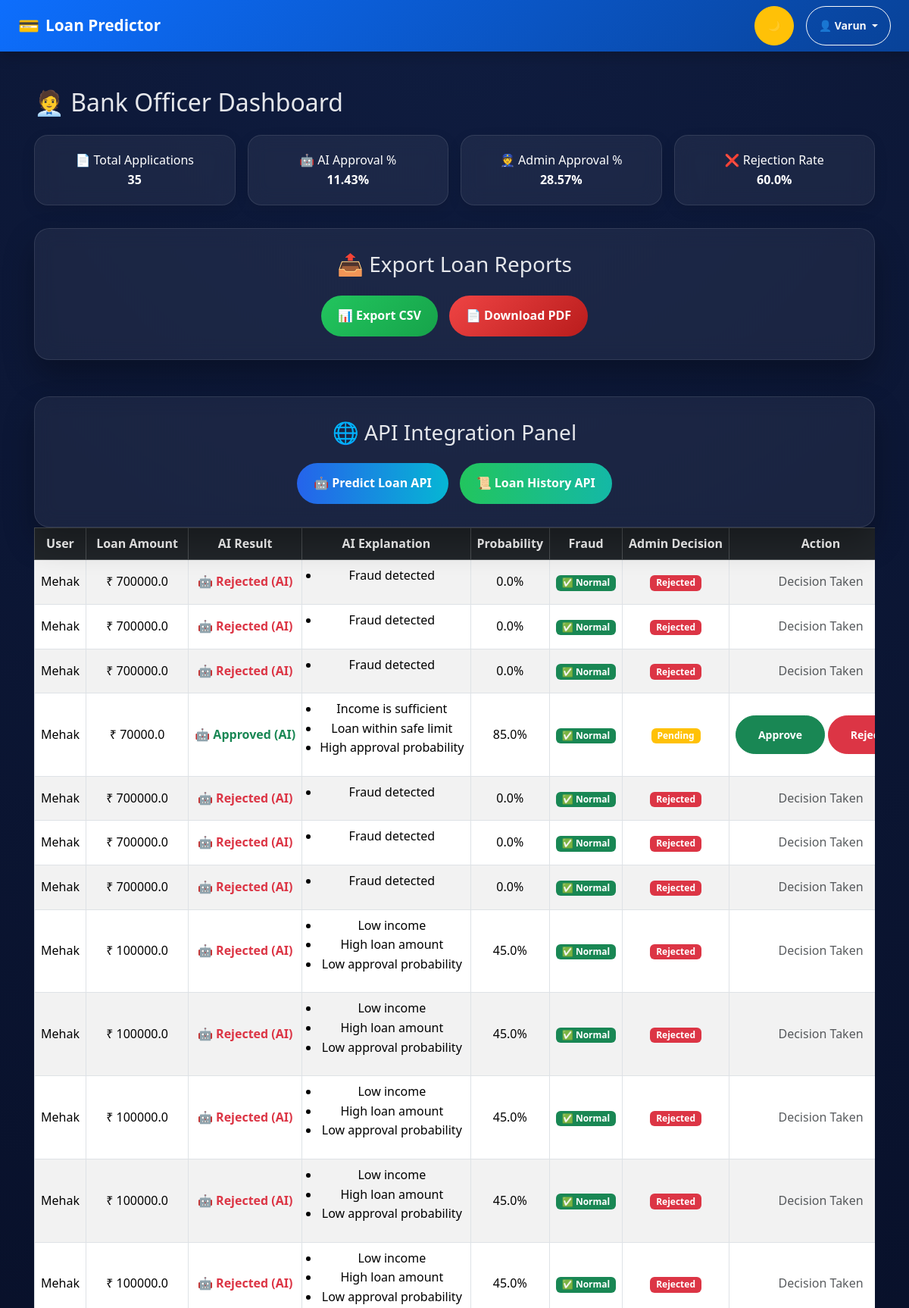
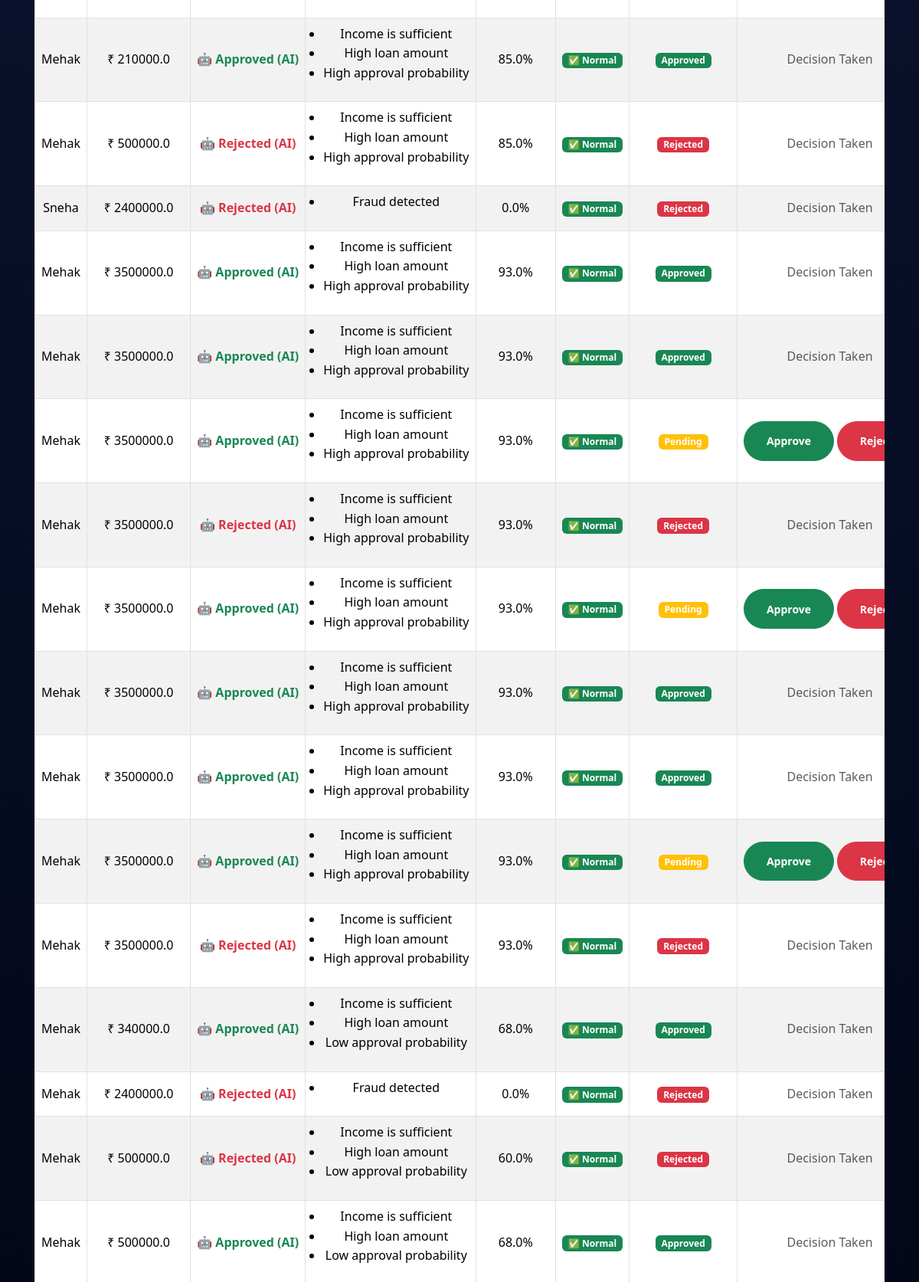
/admin-dashboard/ (signed in, upper part), run on the app's committed database (2 pictures, top to bottom).
### predictor/models.py (models this page shows, shortened)
class LoanApplication(models.Model):
    user = models.ForeignKey(User, on_delete=models.CASCADE, null=True, blank=True)
    ai_result = models.CharField(max_length=50)
    applicant_income = models.FloatField()
    coapplicant_income = models.FloatField(null=True, blank=True)
    loan_amount = models.FloatField()
    loan_term = models.IntegerField()
    credit_history = models.IntegerField()
    probability = models.FloatField()
    ai_explanation = models.TextField(null=True, blank=True)
    fraud_reason = models.TextField(null=True, blank=True)
    admin = models.ForeignKey(User, on_delete=models.SET_NULL, null=True, blank=True, related_name='approved_loans')
    admin_note = models.TextField(null=True, blank=True)
    STATUS_CHOICES = [
        ('PENDING', 'Pending'),
        ('AI_APPROVED', 'Approved by AI'),
        ('ADMIN_APPROVED', 'Approved by Admin'),
        ('REJECTED', 'Rejected'),
    ]
    status = models.CharField(max_length=20, choices=STATUS_CHOICES, default='PENDING')
    document = models.FileField(
        upload_to='documents/',
        blank=True,
        null=True
    )
    created_at = models.DateTimeField(auto_now_add=True)
    class Meta:
        indexes = [
            models.Index(fields=['user']),
            models.Index(fields=['status']),
            models.Index(fields=['created_at']),
        ]

### predictor/views.py (the view)
# urls.py: path('admin-dashboard/', views.admin_dashboard, name='admin_dashboard'),
@staff_member_required
def admin_dashboard(request):
    applications = LoanApplication.objects.all().order_by('-id')
    total = applications.count()
    ai_approved = applications.filter(
        status='AI_APPROVED'
    ).count()
    admin_approved = applications.filter(
        status='ADMIN_APPROVED'
    ).count()
    rejected = applications.filter(
        status='REJECTED'
    ).count()
    ai_percent = round(
        (ai_approved / total) * 100,
        2
    ) if total else 0
    admin_percent = round(
        (admin_approved / total) * 100,
        2
    ) if total else 0
    reject_percent = round(
        (rejected / total) * 100,
        2
    ) if total else 0
    fraud_cases = applications.filter(
        fraud_reason__isnull=False
    ).exclude(
        fraud_reason=""
    ).count()
    normal_cases = total - fraud_cases
    small_loans = applications.filter(
        loan_amount__lt=100000
    ).count()
    medium_loans = applications.filter(
        loan_amount__gte=100000,
        loan_amount__lt=500000
    ).count()
    large_loans = applications.filter(
        loan_amount__gte=500000
    ).count()
    last_7_days = []
    approvals = []
    for i in range(6, -1, -1):
        day = now().date() - timedelta(days=i)
        count = applications.filter(
            status='ADMIN_APPROVED',
            created_at__date=day
        ).count()
        last_7_days.append(
            day.strftime('%d %b')
        )
        approvals.append(count)
    for app in applications:
        if app.ai_explanation:
            app.explanation_list = (
                app.ai_explanation.split(" | ")
            )
        else:
            app.explanation_list = []
    context = {
        'applications': applications,
        'total': total,
        'ai_percent': ai_percent,
        'admin_percent': admin_percent,
        'reject_percent': reject_percent,
        'days': last_7_days,
        'approvals': approvals,
        'fraud_cases': fraud_cases,
        'normal_cases': normal_cases,
        'small_loans': small_loans,
        'medium_loans': medium_loans,
        'large_loans': large_loans,
    }
    return render(
        request,
        'predictor/admin_dashboard.html',
        context
    )

### predictor/templates/predictor/admin_dashboard.html (shortened to what this page needs)
{% extends 'predictor/base.html' %}
{% block content %}
<h2 class="mb-4">🧑‍💼 Bank Officer Dashboard</h2>
<div class="stats-grid">
    <div class="card co">
        📄 Total Applications <br>
        <b>{{ total }}</b>
    </div>
    <div class="card co">
        🤖 AI Approval % <br>
        <b>{{ ai_percent }}%</b>
    </div>
    <div class="card co">
        👮 Admin Approval % <br>
        <b>{{ admin_percent }}%</b>
    </div>
    <div class="card co">
        ❌ Rejection Rate <br>
        <b>{{ reject_percent }}%</b>
    </div>
</div>
<div class="export-section">
    <h3 style="text-align: center;padding-bottom: 1rem;">📤 Export Loan Reports</h3>
    <div class="export-buttons">
        <a href="{% url 'export_csv' %}">
            <button class="export-btn csv">📊 Export CSV</button>
        </a>
        <a href="{% url 'export_pdf' %}">
            <button class="export-btn pdf">📄 Download PDF</button>
        </a>
    </div>
</div>
<div class="api-section mt-5">
    <h3 class="text-center mb-4">
        🌐 API Integration Panel
    </h3>
    <div class="api-buttons">
        <a href="{% url 'predict_loan_api' %}" target="_blank">
            <button class="api-btn predict-api">
                🤖 Predict Loan API
            </button>
        </a>
        <a href="{% url 'loan_history_api' %}" target="_blank">
            <button class="api-btn history-api">
                📜 Loan History API
            </button>
        </a>
    </div>
</div>
<div class="table-responsive">
    <table class="table table-bordered table-striped align-middle">
        <thead class="table-dark text-center">
            <tr>
                <th>User</th>
                <th>Loan Amount</th>
                <th>AI Result</th>
                <th>AI Explanation</th>
                <th>Probability</th>
                <th>Fraud</th>
                <th>Admin Decision</th>
                <th>Action</th>
            </tr>
        </thead>
        <tbody>
            {% for app in applications %}
            <tr class="text-center">
                <td>{{ app.user.username }}</td>
                <td>₹ {{ app.loan_amount }}</td>
                <td>
                    {% if app.status == "AI_APPROVED" or app.status == "ADMIN_APPROVED" %}
                    <span class="text-success fw-bold">
                        🤖 Approved (AI)
                    </span>
                    {% elif app.status == "REJECTED" %}
                    <span class="text-danger fw-bold">
                        🤖 Rejected (AI)
                    </span>
                    {% else %}
                    <span class="text-warning fw-bold">
                        🤖 Pending
                    </span>
                    {% endif %}
                </td>
                <td>
                    <ul style="padding-left:15px">
                        {% for reason in app.explanation_list %}
                        <li>{{ reason }}</li>
                        {% empty %}
                        <li>No explanation</li>
                        {% endfor %}
                    </ul>
                </td>
                <td>{{ app.probability }}%</td>
                <td>
                    {% if app.is_fraud %}
                    <span class="badge bg-danger">🚨 Fraud</span>
                    {% else %}
                    <span class="badge bg-success">✅ Normal</span>
                    {% endif %}
                </td>
                <td>
                    {% if app.status == 'ADMIN_APPROVED' %}
                    <span class="badge bg-success">Approved</span>
                    {% elif app.status == 'REJECTED' %}
                    <span class="badge bg-danger">Rejected</span>
                    {% elif app.status == 'AI_APPROVED' %}
                    <span class="badge bg-warning">Pending</span>
                    {% else %}
                    <span class="badge bg-secondary">Pending</span>
                    {% endif %}
                </td>
                <td>
                    {% if app.status == 'AI_APPROVED' %}
                    <form method="post" action="{% url 'admin_decision' app.id 'approve' %}" style="display:inline;">
                        <button type="submit" class="btn btn-sm btn-success">Approve</button>
                    </form>
                    <form method="post" action="{% url 'admin_decision' app.id 'reject' %}" style="display:inline;">
                        <button type="submit" class="btn btn-sm btn-danger">Reject</button>
                    </form>
                    {% else %}
                    <span class="text-muted">Decision Taken</span>
                    {% endif %}
                </td>
            </tr>
            {% empty %}
            <tr>
                <td colspan="6" class="text-center text-muted">
                    No loan applications found
                </td>
            </tr>
            {% endfor %}
        </tbody>
    </table>
</div>
{% endblock %}

### predictor/templates/predictor/base.html (shortened to what this page needs)
{% load static %}
<!DOCTYPE html>
<html lang="en" data-bs-theme="light">
<head>
    <link href="https://cdn.jsdelivr.net/npm/bootstrap@5.3.2/dist/css/bootstrap.min.css" rel="stylesheet">
    <link href="https://cdnjs.cloudflare.com/ajax/libs/font-awesome/6.5.0/css/all.min.css" rel="stylesheet">
    <link rel="stylesheet" href="{% static 'predictor/css/style.css' %}">
</head>
<body>
    <nav class="navbar navbar-expand-lg navbar-dark shadow"
        style="background: linear-gradient(135deg, #0d6efd, #084298);">
        <div class="container-fluid px-4">
           <a class="navbar-brand fw-bold d-flex align-items-center gap-2"
   href="
   {% if user.is_superuser %}
       {% url 'superadmin_dashboard' %}
   {% elif user.is_staff %}
       {% url 'admin_dashboard' %}
   {% else %}
       {% url 'index' %}
   {% endif %}
">
                <span style="font-size:1.4rem;">💳</span>
                <span>Loan Predictor</span>
            </a>
            <div class="d-flex align-items-center gap-3 ms-auto">
                <button id="themeToggle" class="btn btn-warning btn-sm rounded-pill px-3" title="Toggle Dark Mode">
                </button>
                {% if user.is_authenticated %}
                <div class="dropdown">
                    <button class="btn btn-outline-light btn-sm rounded-pill px-3 his dropdown-toggle" type="button"
                        data-bs-toggle="dropdown" aria-expanded="false">
                        👤 {{ user.username }}
                    </button>
                </div>
                {% endif %}
            </div>
        </div>
    </nav>
    <div class="container py-5">
        {% block content %}{% endblock %}
    </div>
</body>
</html>

### predictor/static/predictor/css/style.css (style rules this page uses)
* { margin:0; padding:0; box-sizing:border-box; }
html, body { overflow-x:hidden; font-family:"Segoe UI",system-ui,sans-serif; background:radial-gradient(circle at top,#0f1c3f,#020617 70%); color:#e5e7eb; line-height:1.6; min-height:100vh; }
.container, .container-fluid { width:100%; padding-left:15px; padding-right:15px; }
.navbar-brand { font-size:1.3rem; font-weight:700; color:white !important; }
.navbar .container, .navbar .container-fluid { overflow:visible !important; }
.dropdown { position:relative; }
.btn { padding:0.9rem 1.8rem; border-radius:999px; font-weight:600; text-decoration:none; transition:0.3s ease; }
.card { background:rgba(255,255,255,0.06); backdrop-filter:blur(12px); border-radius:18px; padding:20px; border:1px solid rgba(255,255,255,0.1); transition:0.3s ease; box-shadow:0 6px 18px rgba(0,0,0,0.1); text-align:center; }
.stats-grid { display:grid; grid-template-columns:repeat(4,1fr); gap:16px; margin-bottom:25px; }
.loan-form-wrapper, .api-section, .model-section, .export-section { background:rgba(255,255,255,0.06); backdrop-filter:blur(12px); border-radius:20px; padding:30px; margin-top:30px; border:1px solid rgba(255,255,255,0.1); box-shadow:0 20px 40px rgba(0,0,0,0.3); }
.table-responsive { overflow-x:auto; -webkit-overflow-scrolling:touch; }
table { width:100%; border-collapse:collapse; }
table th { background:#1f2937; color:white; padding:15px; white-space:nowrap; }
table td { background:#0f172a; color:#ddd; padding:15px; text-align:center; white-space:nowrap; }
.api-buttons, .export-buttons { display:flex; gap:15px; justify-content:center; flex-wrap:wrap; }
.api-btn, .export-btn { border:none; padding:14px 22px; border-radius:50px; font-weight:700; color:white; transition:0.3s ease; }
.predict-api { background:linear-gradient(90deg,#2563eb,#06b6d4); }
.history-api { background:linear-gradient(90deg,#22c55e,#14b8a6); }
.export-btn.csv { background:linear-gradient(135deg,#22c55e,#16a34a); }
.export-btn.pdf { background:linear-gradient(135deg,#ef4444,#b91c1c); }
.co { color: white; }

### data on the page
LoanApplication: user.username "Mehak", loan_amount "700000.0", status "🤖 Rejected (AI)", explanation_list "Fraud detected", probability "0.0"
LoanApplication: user.username "Mehak", loan_amount "700000.0", status "🤖 Rejected (AI)", explanation_list "Fraud detected", probability "0.0"
LoanApplication: user.username "Mehak", loan_amount "700000.0", status "🤖 Rejected (AI)", explanation_list "Fraud detected", probability "0.0"
LoanApplication: user.username "Mehak", loan_amount "70000.0", status "🤖 Approved (AI)", explanation_list "Income is sufficient" "Loan within safe limit" "High approval probability", probability "85.0"
LoanApplication: user.username "Mehak", loan_amount "700000.0", status "🤖 Rejected (AI)", explanation_list "Fraud detected", probability "0.0"
LoanApplication: user.username "Mehak", loan_amount "700000.0", status "🤖 Rejected (AI)", explanation_list "Fraud detected", probability "0.0"
LoanApplication: user.username "Mehak", loan_amount "700000.0", status "🤖 Rejected (AI)", explanation_list "Fraud detected", probability "0.0"
LoanApplication: user.username "Mehak", loan_amount "100000.0", status "🤖 Rejected (AI)", explanation_list "Low income" "High loan amount" "Low approval probability", probability "45.0"
LoanApplication: user.username "Mehak", loan_amount "100000.0", status "🤖 Rejected (AI)", explanation_list "Low income" "High loan amount" "Low approval probability", probability "45.0"
LoanApplication: user.username "Mehak", loan_amount "100000.0", status "🤖 Rejected (AI)", explanation_list "Low income" "High loan amount" "Low approval probability", probability "45.0"
LoanApplication: user.username "Mehak", loan_amount "100000.0", status "🤖 Rejected (AI)", explanation_list "Low income" "High loan amount" "Low approval probability", probability "45.0"
LoanApplication: user.username "Mehak", loan_amount "100000.0", status "🤖 Rejected (AI)", explanation_list "Low income" "High loan amount" "Low approval probability", probability "45.0"
LoanApplication: user.username "Mehak", loan_amount "210000.0", status "🤖 Approved (AI)", explanation_list "Income is sufficient" "High loan amount" "High approval probability", probability "85.0"
LoanApplication: user.username "Mehak", loan_amount "500000.0", status "🤖 Rejected (AI)", explanation_list "Income is sufficient" "High loan amount" "High approval probability", probability "85.0"
LoanApplication: user.username "Sneha", loan_amount "2400000.0", status "🤖 Rejected (AI)", explanation_list "Fraud detected", probability "0.0"
LoanApplication: user.username "Mehak", loan_amount "3500000.0", status "🤖 Approved (AI)", explanation_list "Income is sufficient" "High loan amount" "High approval probability", probability "93.0"
LoanApplication: user.username "Mehak", loan_amount "3500000.0", status "🤖 Approved (AI)", explanation_list "Income is sufficient" "High loan amount" "High approval probability", probability "93.0"
LoanApplication: user.username "Mehak", loan_amount "3500000.0", status "🤖 Approved (AI)", explanation_list "Income is sufficient" "High loan amount" "High approval probability", probability "93.0"
LoanApplication: user.username "Mehak", loan_amount "3500000.0", status "🤖 Rejected (AI)", explanation_list "Income is sufficient" "High loan amount" "High approval probability", probability "93.0"
LoanApplication: user.username "Mehak", loan_amount "3500000.0", status "🤖 Approved (AI)", explanation_list "Income is sufficient" "High loan amount" "High approval probability", probability "93.0"
LoanApplication: user.username "Mehak", loan_amount "3500000.0", status "🤖 Approved (AI)", explanation_list "Income is sufficient" "High loan amount" "High approval probability", probability "93.0"
LoanApplication: user.username "Mehak", loan_amount "3500000.0", status "🤖 Approved (AI)", explanation_list "Income is sufficient" "High loan amount" "High approval probability", probability "93.0"
LoanApplication: user.username "Mehak", loan_amount "3500000.0", status "🤖 Approved (AI)", explanation_list "Income is sufficient" "High loan amount" "High approval probability", probability "93.0"
LoanApplication: user.username "Mehak", loan_amount "3500000.0", status "🤖 Rejected (AI)", explanation_list "Income is sufficient" "High loan amount" "High approval probability", probability "93.0"
LoanApplication: user.username "Mehak", loan_amount "340000.0", status "🤖 Approved (AI)", explanation_list "Income is sufficient" "High loan amount" "Low approval probability", probability "68.0"
LoanApplication: user.username "Mehak", loan_amount "2400000.0", status "🤖 Rejected (AI)", explanation_list "Fraud detected", probability "0.0"
LoanApplication: user.username "Mehak", loan_amount "500000.0", status "🤖 Rejected (AI)", explanation_list "Income is sufficient" "High loan amount" "Low approval probability", probability "60.0"
LoanApplication: user.username "Mehak", loan_amount "500000.0", status "🤖 Approved (AI)", explanation_list "Income is sufficient" "High loan amount" "Low approval probability", probability "68.0"

### other printed values
{{ user.username }} "Varun"
{{ total }} "35"
{{ ai_percent }} "11.43"
{{ admin_percent }} "28.57"
{{ reject_percent }} "60.0"
